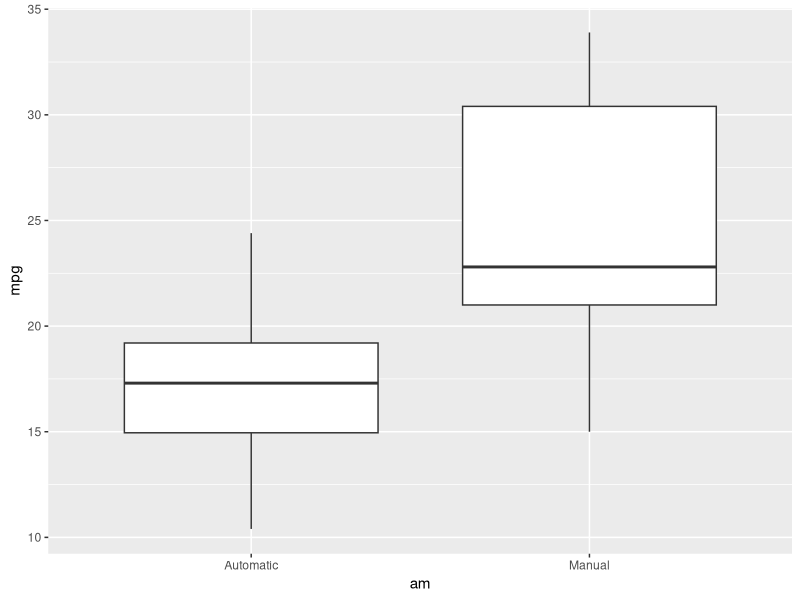
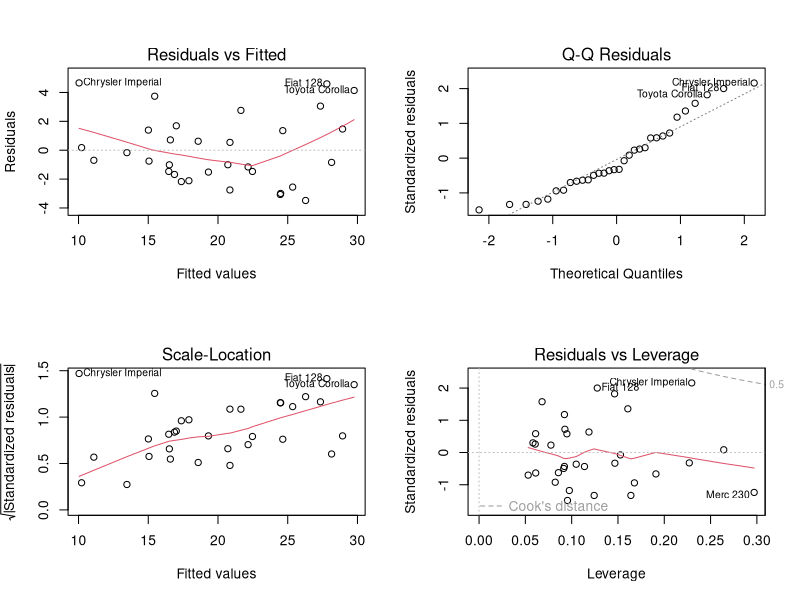

R code for these plots, in order:
## ---- chunk 1
data("mtcars")
names(mtcars)
library(ggplot2)
## ---- chunk 2
mtcars$am <- as.factor(mtcars$am)
levels(mtcars$am) <- c("Automatic", "Manual")
plot1<-ggplot(mtcars, aes(x = am, y = mpg)) +geom_boxplot()
## ---- chunk 3
model1<-lm(mpg~am, data=mtcars)
summary(model1)
## ---- chunk 4
stepmodel = step(lm(data = mtcars, mpg ~ .),trace=0,steps=10000)
summary(stepmodel)
## ---- chunk 5
finalmodel<-lm(mpg~am+wt+qsec,data=mtcars)
anova(model1,finalmodel)
## ---- chunk 6
summary(finalmodel)
## ---- chunk 7
plot1
## ---- chunk 8
par(mfrow = c(2,2))
plot(finalmodel)
